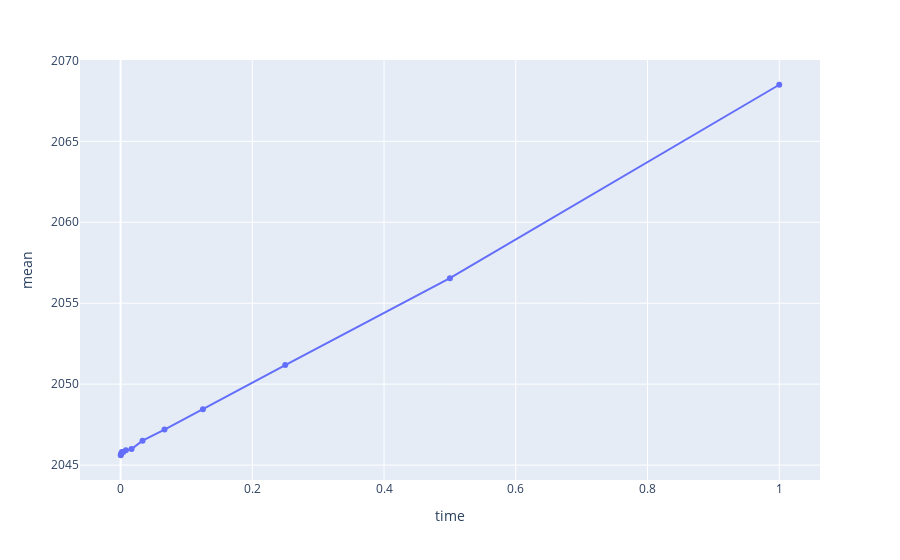

Notebook cell for this chart:
### Code cell
px.line(data, x='time', y='mean', markers=True)

### Figure 1 — Plotly figure (JSON) as saved in the notebook; plotly's stock layout.template omitted (floating-point values rounded to 4 significant figures)
{"data": [{"hovertemplate": "time=%{x}<br>mean=%{y}<extra></extra>", "legendgroup": "", "line": {"color": "#636efa", "dash": "solid"}, "marker": {"symbol": "circle"}, "mode": "lines+markers", "name": "", "orientation": "v", "showlegend": false, "type": "scatter", "x": [0.00025, 0.0005, 0.001, 0.002, 0.004, 0.008, 0.01667, 0.03333, 0.06667, 0.125, 0.25, 0.5, 1], "xaxis": "x", "y": [2046.0, 2046.0, 2046.0, 2046.0, 2046.0, 2046.0, 2046.0, 2047.0, 2047.0, 2048.0, 2051.0, 2057.0, 2068.0], "yaxis": "y"}], "layout": {"autosize": true, "legend": {"tracegroupgap": 0}, "margin": {"t": 60}, "xaxis": {"anchor": "y", "autorange": true, "domain": [0, 1], "range": [-0.05979, 1.06], "title": {"text": "time"}, "type": "linear"}, "yaxis": {"anchor": "x", "autorange": true, "domain": [0, 1], "range": [2044.0, 2070.0], "title": {"text": "mean"}, "type": "linear"}}}
